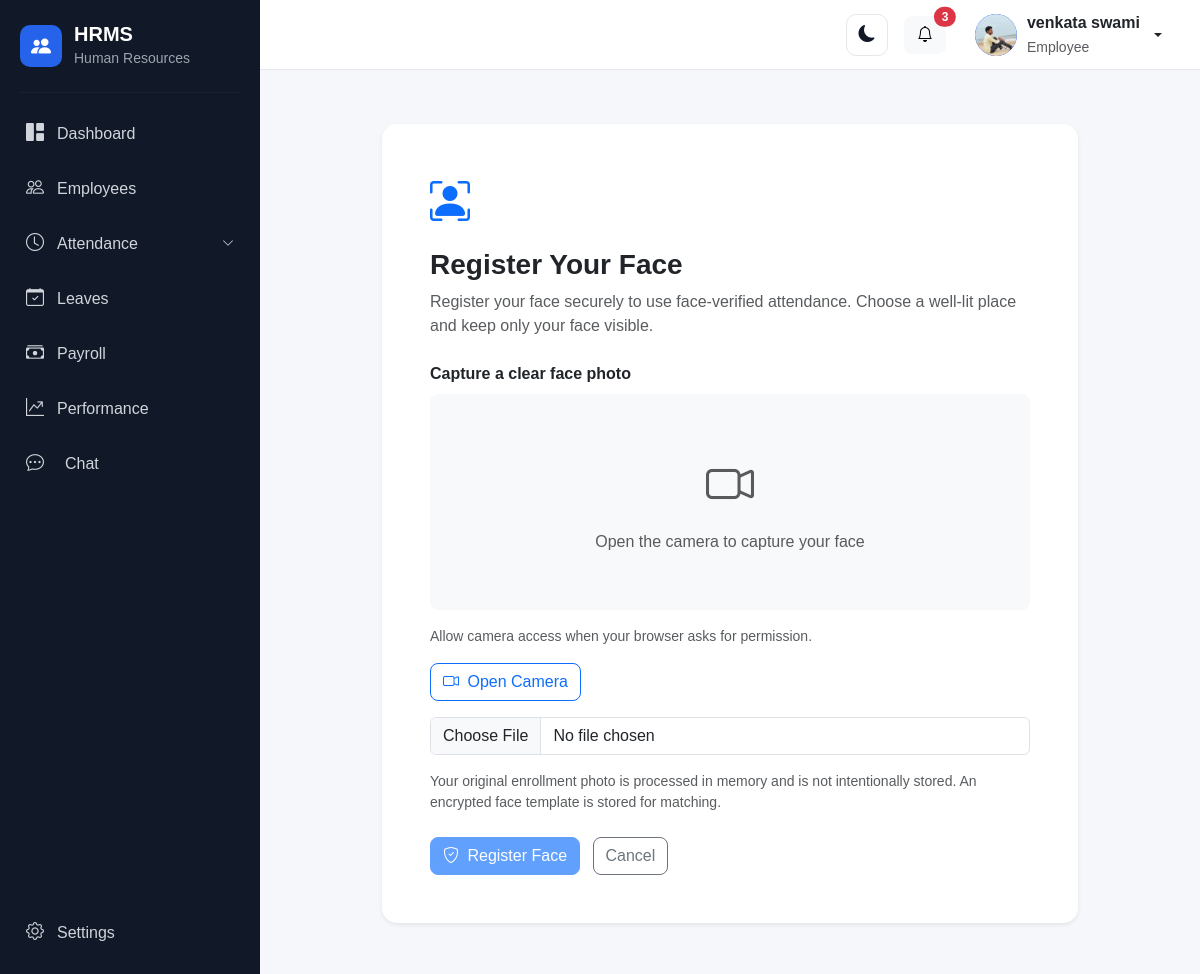
Page /account/face-enrollment/ (signed in) on the committed database.
### account/models.py (models this page shows, shortened)
class User(AbstractUser):
    class Role(models.TextChoices):
        SUPER_ADMIN = "SUPER_ADMIN", "Super Admin"
        HR_ADMIN = "HR_ADMIN", "HR Admin"
        MANAGER = "MANAGER", "Manager"
        EMPLOYEE = "EMPLOYEE", "Employee"
        RECRUITER = "RECRUITER", "Recruiter"
        PAYROLL_ADMIN = "PAYROLL_ADMIN", "Payroll Admin"
    objects = HRMSUserManager()
    role = models.CharField(
        max_length=30,
        choices=Role.choices,
        default=Role.EMPLOYEE,
    )
    phone = models.CharField(
        max_length=15,
        blank=True,
        null=True,
    )
    profile_picture = models.ImageField(
        upload_to="profile_pictures/",
        blank=True,
        null=True,
    )
    must_change_password = models.BooleanField(
        default=False,
        help_text="If enabled, the user must change their password after logging in.",
    )

### employees/models.py (models this page shows, shortened)
class Employee(models.Model):
    class Role(models.TextChoices):
        EMPLOYEE = "EMPLOYEE", "Employee"
        MANAGER = "MANAGER", "Manager"
        HR_ADMIN = "HR_ADMIN", "HR Admin"
        SUPER_ADMIN = "SUPER_ADMIN", "Super Admin"
    class Gender(models.TextChoices):
        MALE = "MALE", "Male"
        FEMALE = "FEMALE", "Female"
        OTHER = "OTHER", "Other"
    class EmploymentType(models.TextChoices):
        FULL_TIME = "FULL_TIME", "Full Time"
        PART_TIME = "PART_TIME", "Part Time"
        CONTRACT = "CONTRACT", "Contract"
        INTERN = "INTERN", "Intern"
    class EmploymentStatus(models.TextChoices):
        ACTIVE = "ACTIVE", "Active"
        BENCH = "BENCH", "Bench"
        ON_LEAVE = "ON_LEAVE", "On Leave"
        RESIGNED = "RESIGNED", "Resigned"
        TERMINATED = "TERMINATED", "Terminated"
        RETIRED = "RETIRED", "Retired"
    class WorkArrangement(models.TextChoices):
        ONSITE = "ONSITE", "Onsite"
        REMOTE = "REMOTE", "Remote"
        HYBRID = "HYBRID", "Hybrid"
        CLIENT_SITE = "CLIENT_SITE", "Client Site"
    user = models.OneToOneField(
        settings.AUTH_USER_MODEL,
        on_delete=models.SET_NULL,
        null=True,
        blank=True,
        related_name="employee_profile",
    )
    role = models.CharField(
        max_length=20,
        choices=Role.choices,
        default=Role.EMPLOYEE,
    )
    work_arrangement = models.CharField(
        max_length=20,
        choices=WorkArrangement.choices,
        default=WorkArrangement.ONSITE,
    )
    employee_id = models.CharField(
        max_length=20,
        unique=True,
    )
    first_name = models.CharField(
        max_length=100,
    )
    middle_name = models.CharField(
        max_length=100,
        blank=True,
    )
    last_name = models.CharField(
        max_length=100,
    )
    date_of_birth = models.DateField(
        null=True,
        blank=True,
    )
    gender = models.CharField(
        max_length=20,
        choices=Gender.choices,
        blank=True,
    )
    email = models.EmailField(
        blank=True,
    )
    phone = models.CharField(
        max_length=20,
        blank=True,
    )
    alternate_phone = models.CharField(
        max_length=20,
        blank=True,
    )
    address = models.TextField(
        blank=True,
    )
    city = models.CharField(
        max_length=100,
        blank=True,
    )
    state = models.CharField(
        max_length=100,
        blank=True,
    )
    country = models.CharField(
        max_length=100,
        default="India",
    )
    postal_code = models.CharField(
        max_length=20,
        blank=True,
    )
    company = models.ForeignKey(
        "organization.Company",
        on_delete=models.PROTECT,
        related_name="employees",
        null=True,
        blank=True
    )
    department = models.ForeignKey(
        "organization.Department",
        on_delete=models.PROTECT,
        related_name="employees",
        null=True,
        blank=True,
    )
    designation = models.ForeignKey(
        "organization.Designation",
        on_delete=models.PROTECT,
        related_name="employees",
        null=True,
        blank=True,
    )
    branch = models.ForeignKey(
        "organization.Branch",
        on_delete=models.PROTECT,
        related_name="employees",
        null=True,
        blank=True,
    )
    work_location = models.ForeignKey(
        "organization.WorkLocation",
        on_delete=models.PROTECT,
        related_name="employees",
        null=True,
        blank=True,
    )
    employment_type = models.CharField(
        max_length=20,
        choices=EmploymentType.choices,
        default=EmploymentType.FULL_TIME,
    )
    employment_status = models.CharField(
        max_length=20,
        choices=EmploymentStatus.choices,
        default=EmploymentStatus.ACTIVE,
    )
    joining_date = models.DateField()
    confirmation_date = models.DateField(
        null=True,
        blank=True,
    )
    resignation_date = models.DateField(
        null=True,
        blank=True,
    )
    termination_date = models.DateField(
        null=True,
        blank=True,
    )
    reporting_manager = models.ForeignKey(
        "self",
        on_delete=models.SET_NULL,
        null=True,
        blank=True,
        related_name="team_members",
    )
    profile_photo = models.ImageField(
        upload_to="employees/profile/",
        blank=True,
        null=True,
    )
    created_at = models.DateTimeField(
        auto_now_add=True,
    )
    updated_at = models.DateTimeField(
        auto_now=True,
    )
    class Meta:
        ordering = ["first_name", "last_name"]

### account/views.py (the view, shortened to what this page needs)
# urls.py: path("face-enrollment/", views.face_enrollment_view, name="face_enrollment"),
@login_required
def face_enrollment_view(request):
    from django.contrib.auth.decorators import login_required as _login_required
    from django.views.decorators.http import require_http_methods
    from django.core.exceptions import PermissionDenied
    from .models import EmployeeFaceProfile
    from .face_service import (
        FaceServiceError,
        extract_embedding,
        encrypt_embedding,
        MODEL_VERSION,
    )
    user = request.user
    if user.is_superuser or getattr(user, "role", "") == "SUPER_ADMIN":
        messages.info(request, "Super Admin accounts do not require face registration.")
        return redirect("dashboard")
    profile = EmployeeFaceProfile.objects.filter(user=user).first()
    return render(
        request,
        "account/face_enrollment.html",
        {
            "face_registered": bool(profile and profile.is_active),
        },
    )

### templates/account/face_enrollment.html (shortened to what this page needs)
{% extends "base.html" %}
{% block content %}
<div class="container py-4" style="max-width: 720px;">
    <div class="card shadow-sm border-0">
        <div class="card-body p-4 p-md-5">
            <div class="mb-3 text-primary">
                <i class="bi bi-person-bounding-box" style="font-size: 2.5rem;"></i>
            </div>
            <h3 class="fw-bold mb-2">Register Your Face</h3>
            <p class="text-muted mb-4">
                Register your face securely to use face-verified attendance.
                Choose a well-lit place and keep only your face visible.
            </p>
            <form id="faceEnrollmentForm" method="post" enctype="multipart/form-data">
                <label class="form-label fw-semibold">
                    Capture a clear face photo
                </label>
                <div class="rounded-3 bg-light p-2 mb-3 text-center">
                    <div id="cameraPlaceholder" class="py-5 text-muted">
                        <i class="bi bi-camera-video" style="font-size: 3rem;"></i>
                        <p class="mb-0 mt-2">Open the camera to capture your face</p>
                    </div>
                </div>
                <div id="cameraStatus" class="small text-muted mb-3">
                    Allow camera access when your browser asks for permission.
                </div>
                <div class="d-flex flex-wrap gap-2 mb-3">
                    <button type="button" id="openCamera" class="btn btn-outline-primary">
                        <i class="bi bi-camera-video me-1"></i> Open Camera
                    </button>
                </div>
                <input
                    id="face_image"
                    name="face_image"
                    type="file"
                    accept="image/*"
                    class="form-control mb-3"
                    required
                >
                <div class="small text-muted mb-4">
                    Your original enrollment photo is processed in memory and is not intentionally stored.
                    An encrypted face template is stored for matching.
                </div>
                <button type="submit" id="registerFace" class="btn btn-primary" disabled>
                    <i class="bi bi-shield-check me-1"></i>
                    Register Face
                </button>
                <a href="{% url 'dashboard' %}" class="btn btn-outline-secondary ms-2">
                    Cancel
                </a>
            </form>
        </div>
    </div>
</div>
{% endblock %}

### templates/base.html (shortened to what this page needs)
{% load static %}
<!DOCTYPE html>
<html lang="en">
<head>
    <link href="https://cdn.jsdelivr.net/npm/bootstrap@5.3.3/dist/css/bootstrap.min.css" rel="stylesheet">
    <link rel="stylesheet" href="https://cdn.jsdelivr.net/npm/bootstrap-icons@1.11.3/font/bootstrap-icons.min.css">
    <link rel="stylesheet" href="{% static 'css/style.css' %}">
</head>
<body>
    <div class="d-flex min-vh-100">
        <aside class="sidebar" id="sidebar">
            <div class="sidebar-brand">
                <div class="brand-icon">
                    <i class="bi bi-people-fill"></i>
                </div>
                <div>
                    <h5 class="mb-0">
                        HRMS
                    </h5>
                    <small>
                        Human Resources
                    </small>
                </div>
            </div>
            <hr>
            <nav class="sidebar-menu">
                <a href="{% url 'dashboard' %}" class="sidebar-link">
                    <i class="bi bi-grid-1x2-fill"></i>
                    <span>
                        Dashboard
                    </span>
                </a>
                <a href="{% url 'employee_list' %}" class="sidebar-link">
                    <i class="bi bi-people"></i>
                    <span>
                        Employees
                    </span>
                </a>
                <a class="sidebar-link" data-bs-toggle="collapse" href="#attendanceMenu"
                    role="button" aria-expanded="false" aria-controls="attendanceMenu">
                    <i class="bi bi-clock"></i>
                    <span class="flex-grow-1">
                        Attendance
                    </span>
                    <i class="bi bi-chevron-down organization-arrow"></i>
                </a>
                <a href="{% url 'leave_dashboard' %}" class="sidebar-link">
                    <i class="bi bi-calendar-check"></i>
                    <span>
                        Leaves
                    </span>
                </a>
                <a href="{% url 'payroll:payroll_dashboard' %}" class="sidebar-link">
                    <i class="bi bi-cash-stack"></i>
                    <span>
                        Payroll
                    </span>
                </a>
                <a href="{% url 'performance:dashboard' %}" class="sidebar-link">
                    <i class="bi bi-graph-up-arrow"></i>
                    <span>
                        Performance
                    </span>
                </a>
                <a href="{% url 'chat:home' %}"
                    class="sidebar-link {% if request.resolver_match.namespace == 'chat' %}active{% endif %}">
                    <i class="bi bi-chat-dots me-2"></i>
                    <span>Chat</span>
                </a>
            </nav>
            <div class="sidebar-bottom">
                <a href="{% url 'settings' %}" class="sidebar-link">
                    <i class="bi bi-gear"></i>
                    <span>
                        Settings
                    </span>
                </a>
            </div>
        </aside>
        <div class="main-wrapper">
            <nav class="top-navbar">
                <div class="ms-auto d-flex align-items-center gap-3">
                    <button type="button" class="btn theme-toggle" id="themeToggle" aria-label="Switch to dark mode"
                        title="Switch to dark mode">
                        <i class="bi bi-moon-fill" id="themeToggleIcon"></i>
                    </button>
                    <button type="button" class="btn btn-light position-relative">
                        <i class="bi bi-bell"></i>
                        <span class="position-absolute top-0 start-100 translate-middle badge rounded-pill bg-danger">
                            3
                        </span>
                    </button>
                    <div class="dropdown">
                        <button type="button" class="btn user-menu dropdown-toggle" data-bs-toggle="dropdown">
                            <div class="user-avatar overflow-hidden d-flex align-items-center justify-content-center"
                                 style="width:42px; height:42px; min-width:42px; border-radius:50%;">
                                {% if user.employee_profile.profile_photo %}
                                    <img src="{{ user.employee_profile.profile_photo.url }}"
                                         alt="{{ user.get_full_name|default:user.username }}"
                                         style="width:100%; height:100%; object-fit:cover; border-radius:50%;">
                                {% elif user.profile_picture %}
                                    <img src="{{ user.profile_picture.url }}"
                                         alt="{{ user.get_full_name|default:user.username }}"
                                         style="width:100%; height:100%; object-fit:cover; border-radius:50%;">
                                {% else %}
                                    {{ user.first_name|first|default:user.username|first|upper }}
                                {% endif %}
                            </div>
                            <div class="d-none d-md-block text-start">
                                <div class="fw-semibold">
                                    {{ user.get_full_name|default:user.username }}
                                </div>
                                <small class="text-muted">
                                    {{ user.get_role_display }}
                                </small>
                            </div>
                        </button>
                    </div>
                </div>
            </nav>
            <main class="content-area">
                {% block content %}
                {% endblock %}
            </main>
        </div>
    </div>
</body>
</html>

### rows in the picture
User: employee_profile.profile_photo (picture), get_full_name "venkata swami", role "Employee"
